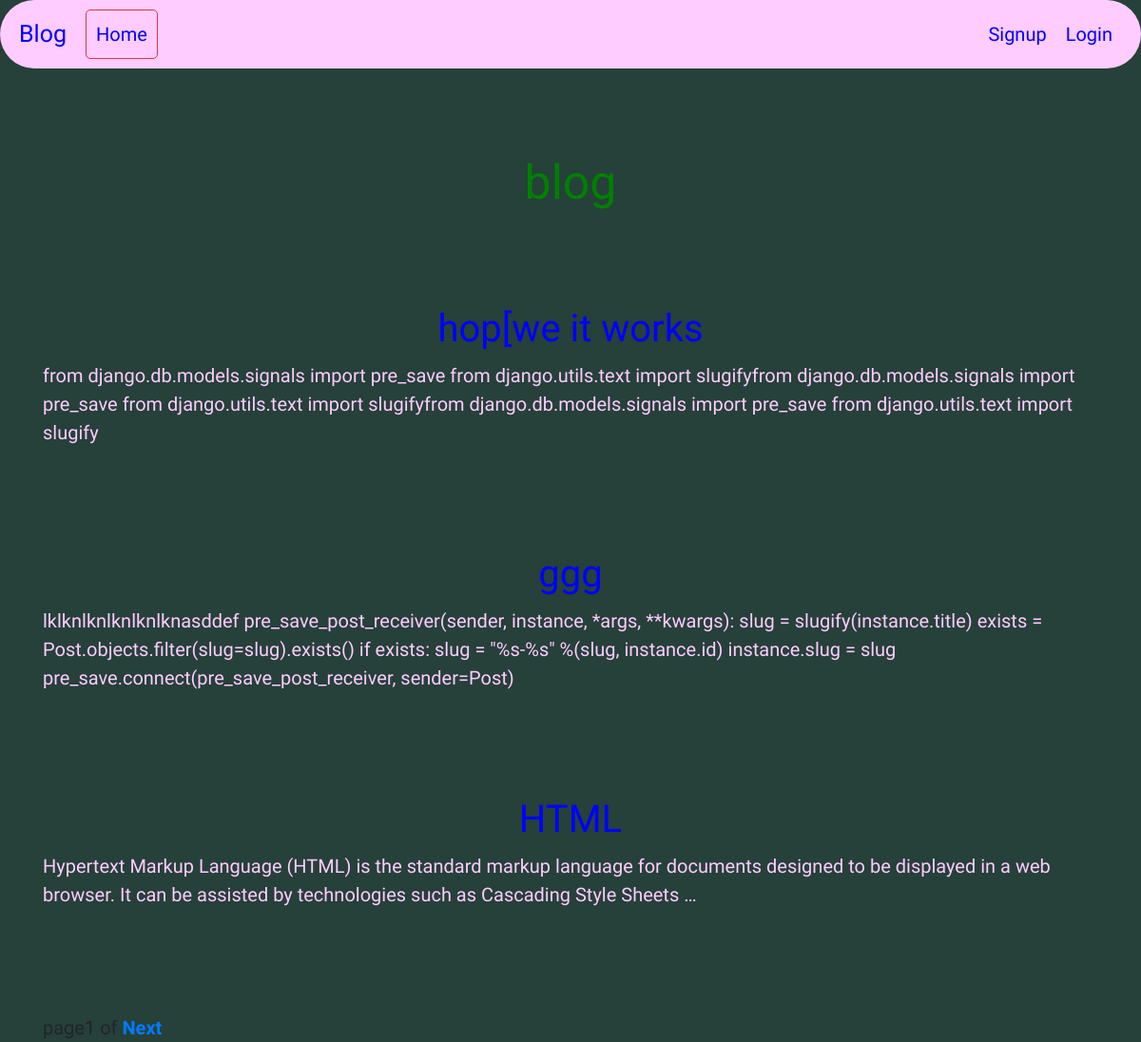
Before: / with the older database file.
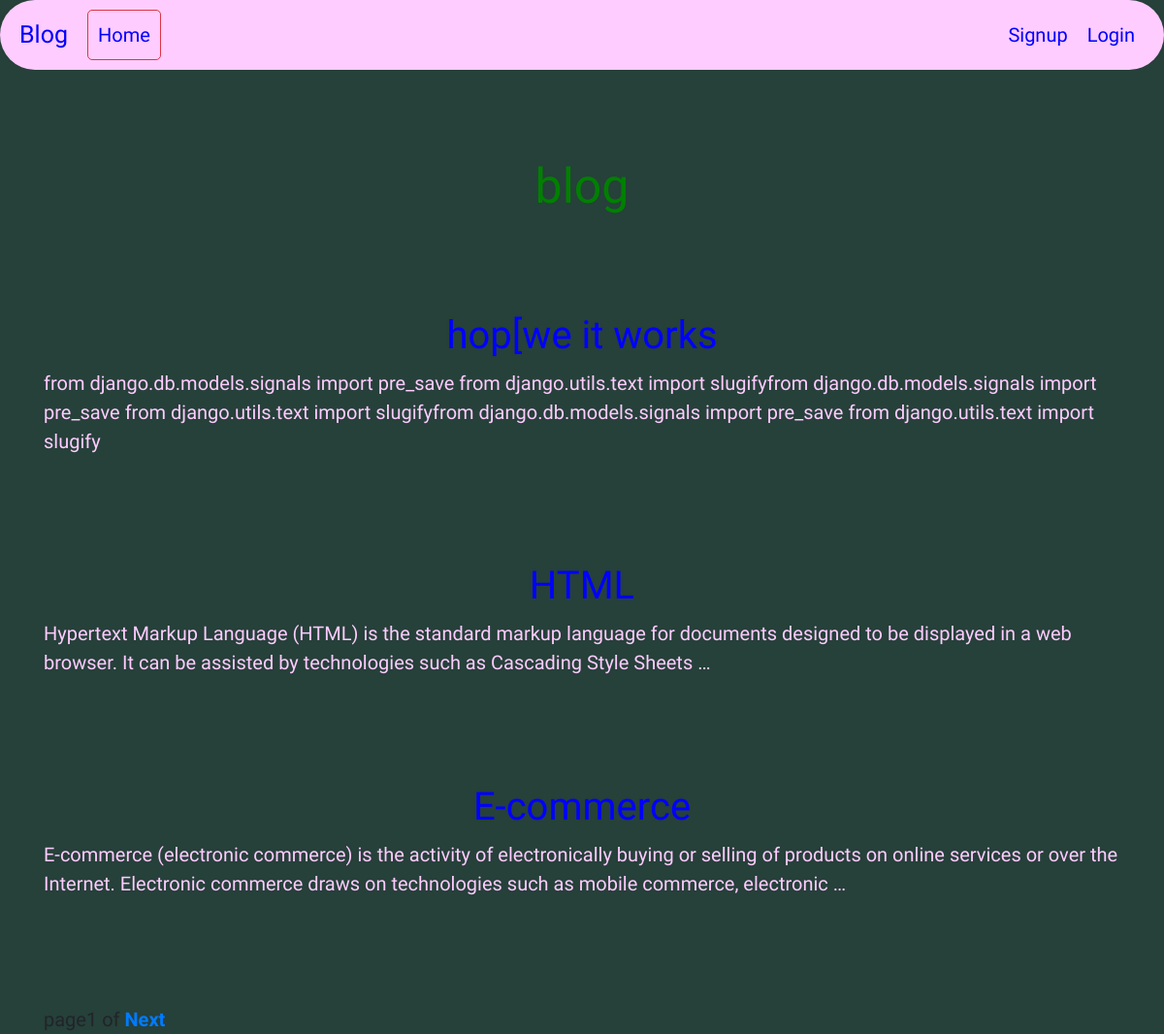
After: the same page with the newer database file.
### blogapp/models.py (models this page shows, shortened)
class Post(models.Model):
    STATUS_CHOICES=(('draft','Draft'),('published','Published'))
    title=models.CharField(max_length=260)
    slug=models.SlugField(max_length=264,unique_for_date='publish')
    author=models.ForeignKey(User,related_name='blog_post',on_delete=models.PROTECT)
    body=models.TextField()
    publish=models.DateTimeField(default=timezone.now)
    created=models.DateTimeField(auto_now_add=True)
    updated=models.DateTimeField(auto_now=True)
    status=models.CharField(max_length=20,choices=STATUS_CHOICES,default='draft')
    objects=CustomManager()
    class Meta:
        ordering=('-publish',)

### blogapp/views.py (the view)
# urls.py: path('',views.post_list_view),
def post_list_view(request):
    post_list=Post.objects.all()
    paginator=Paginator(post_list,3)
    page_number=request.GET.get('page')
    try:
        post_list=paginator.page(page_number)
    except PageNotAnInteger:
        post_list=paginator.page(1)
    except EmptyPage:
        post_list=paginator.page(paginator.num_page)
    return render(request,'blogapp/post_list.html',{'post_list':post_list})

### blogapp/models.py (called while the page is built)
    def get_queryset(self):
        return super().get_queryset().filter(status='published')

### templates/blogapp/post_list.html (shortened to what this page needs)
{% extends "blogapp/base.html" %}
{%block content%}
<br><br><br>
<h1 align='center'>blog</h1>
<br><br><br>
<div class="view overlay zoom" id="div1">
  <table>
    <tr>
  {% for post in post_list %}
  <div class="contner" align="center">
    <h2><a id="a2" href="/detail/{{post.id}}" >{{post.title}}</a></h2>
  </div>
    {{post.body| truncatewords:30|linebreaks}}<br><br><br>
  {% endfor %}
  </tr>
  </table>
</div>
{% include 'blogapp/pagination.html' with page=post_list %}
{% endblock %}

### templates/blogapp/base.html (shortened to what this page needs)
<!DOCTYPE html>
{% load staticfiles %}
<html lang="en" dir="ltr">
  <head>
    <link rel="stylesheet" href="{% static 'css/style1.css' %}">
    <link rel="stylesheet" href="{% static 'css/bootstrap.css' %}"
    <link rel="stylesheet" href="https://stackpath.bootstrapcdn.com/bootstrap/4.3.1/css/bootstrap.min.css">
    <link rel="stylesheet" href="https://maxcdn.bootstrapcdn.com/font-awesome/4.7.0/css/font-awesome.min.css">
  </head>
  <body style="background-color:#26403a" >
    <nav id="nav1" class="navbar navbar-expand-md navbar-light bg">
      <a id="a1" href="#" class="navbar-brand">Blog</a>
      <div class="collapse navbar-collapse" id="navbarCollapse">
        <div class="navbar-nav">
            <a id="a1" href="/" class="nav-link btn btn-outline-danger">Home</a>
        </div>
        <div class="navbar-nav ml-auto">
            {% if user.is_authenticated %}
            <a id="a1" href="/dashboard" class="nav-item nav-link">My Post</a>
            <a id="a1" href="/create" class="nav-item nav-link">Add Post</a>
            <a id="a1" href="/accounts/logout" class="nav-item nav-link">Logout</a>
            <div class="nav-item dropdown">
                <a id="a1" href="#" class="nav-link dropdown-toggle" data-toggle="dropdown">{{request.user.first_name}}</a>
                <div class="dropdown-menu">
                    <a  href="#" class="dropdown-item">{{request.user.first_name}}</a>
                    <a  href="#" class="dropdown-item">{{request.user.last_name}}</a>
                    <a  href="#" class="dropdown-item">{{request.user.email}}</a>
                    <a href="/dashboard" class="dropdown-item">Dashbord</a>
                </div>
            </div>
            {% else %}
            <a id="a1" href="/signup" class="nav-item nav-link" >Signup</a>
            <a id="a1" href="/accounts/login" class="nav-item nav-link">Login</a>
            {% endif %}
        </div>
    </div>
</nav>
    <div class="content">
      <div class="container">
            {%block content%} {%endblock%}
      </div>
  </body>
</html>

### templates/blogapp/pagination.html (shortened to what this page needs)
<div class="paginator">
  <span>page{{page.number}} of {{page.paginator.num_page}}</span>
  {% if page.has_next %}
  <b><a href="?page={{page.next_page_number}}">Next</a></b>
  {%endif%}
</div>

### static/css/style1.css (style rules this page uses)
body,html { background-color: #26403a; font-size: 20px; }
.content { background-color: #26403a; font-family: 'Courgette' }
h1 { color: green; text-align: center; }
#a1 { color: blue; }
#a2 { color: blue; }
#nav1 { background-color: #ffccff; font-family: 'Sofia'; border-radius: 50px; }
#div1 { color: #ffccff; }

Changed rows visible on the page:
removed Post: title "ggg", body "lklknlknlknlknlknasddef pre_save_post_receiver(sender, instance, *args, **kwargs): slug = slugify(instance.title) exists = Post.objects.filter(slug=slug).exists() if exists: slug = \"%s-%s\" %(slug, instance.id) instance.slug = slug pre_save.connect(pre_save_post_receiver, sender=Post)"
now on this page (row unchanged): Post: title "E-commerce", body "E-commerce (electronic commerce) is the activity of electronically buying or selling of products on online services or over the Internet. Electronic commerce draws on technologies such as mobile commerce, electronic …"
